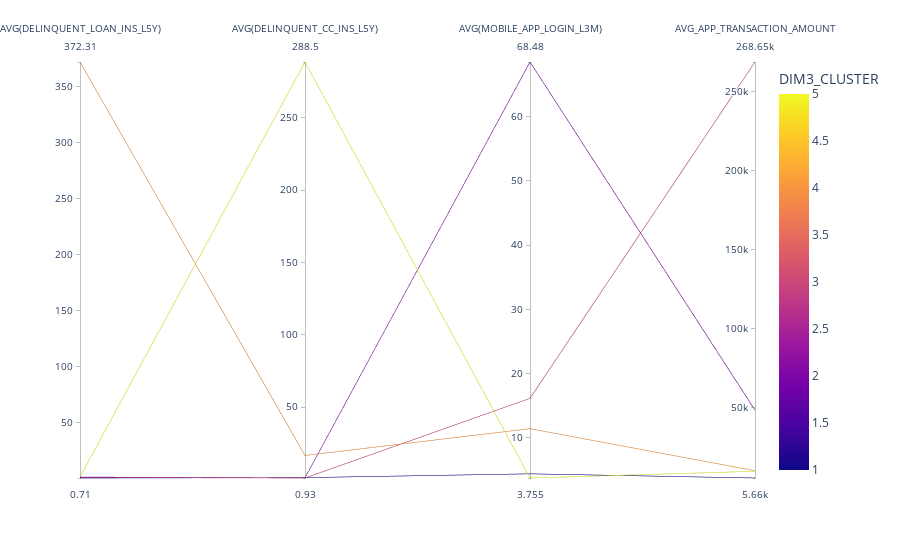

Notebook source saved alongside this figure:
### Markdown cell above
## Parallel Coordinates Vis

### Code cell
import plotly.express as px
#data = df_an2[["DIM3_CLUSTER", "AVG(DELINQUENT_LOAN_INS_L5Y)", 'AVG(DELINQUENT_CC_INS_L5Y)','AVG(MOBILE_APP_LOGIN_L3M)','AVG_APP_TRANSACTION_AMOUNT'  ]]
data["DIM3_CLUSTER"]= data["DIM3_CLUSTER"].map({"d3_1": 1, "d3_2":2, "d3_3":3, "d3_4":4, "d3_5":5})
fig = px.parallel_coordinates(data,   dimensions = [ "AVG(DELINQUENT_LOAN_INS_L5Y)", 'AVG(DELINQUENT_CC_INS_L5Y)','AVG(MOBILE_APP_LOGIN_L3M)','AVG_APP_TRANSACTION_AMOUNT'],
                     labels = ["DIM3_CLUSTER"], color = data["DIM3_CLUSTER"])
fig.show()

### Figure 1 — Plotly figure (JSON) as saved in the notebook; plotly's stock layout.template omitted (floating-point values rounded to 4 significant figures)
{"data": [{"dimensions": [{"label": "AVG(DELINQUENT_LOAN_INS_L5Y)", "values": [0.7102, 1.558, 1.073, 1.655, 372.3]}, {"label": "AVG(DELINQUENT_CC_INS_L5Y)", "values": [1.185, 1.019, 0.9253, 288.5, 16.51]}, {"label": "AVG(MOBILE_APP_LOGIN_L3M)", "values": [4.405, 68.48, 16.14, 3.755, 11.43]}, {"label": "AVG_APP_TRANSACTION_AMOUNT", "values": [5664.0, 48550.0, 268600.0, 9892.0, 10270.0]}], "domain": {"x": [0, 1], "y": [0, 1]}, "line": {"color": [1, 2, 3, 5, 4], "coloraxis": "coloraxis"}, "name": "", "type": "parcoords"}], "layout": {"coloraxis": {"colorbar": {"title": {"text": "DIM3_CLUSTER"}}, "colorscale": [[0, "#0d0887"], [0.1111, "#46039f"], [0.2222, "#7201a8"], [0.3333, "#9c179e"], [0.4444, "#bd3786"], [0.5556, "#d8576b"], [0.6667, "#ed7953"], [0.7778, "#fb9f3a"], [0.8889, "#fdca26"], [1, "#f0f921"]]}, "legend": {"tracegroupgap": 0}, "margin": {"t": 60}}}
